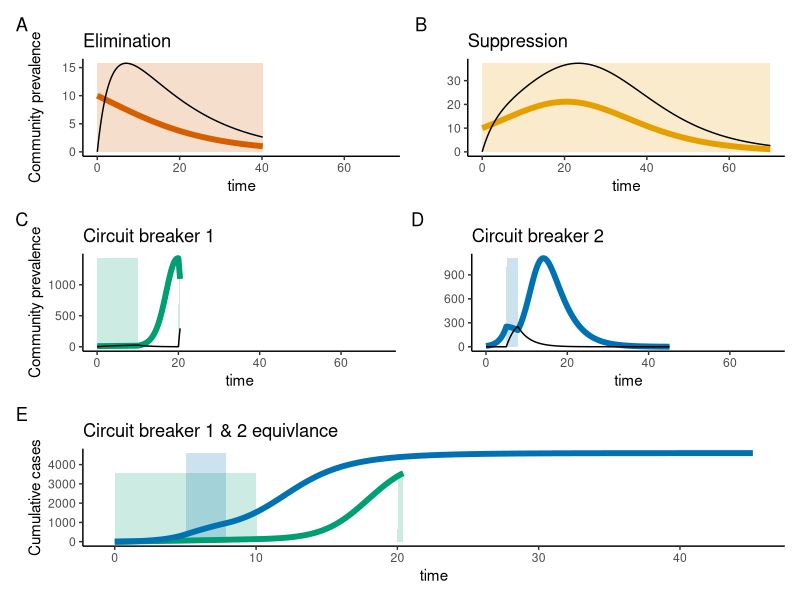

This figure's R source:
require(deSolve)
require(ggplot2)
require(patchwork)
cols <- c("#999999", "#E69F00", "#56B4E9", "#009E73", "#F0E442", "#0072B2", "#D55E00", "#CC79A7", "#66CC99")

### The aim of this code is to make a figure that illustrates
### the isolation-only strategy in terms of Hansen & Day
### in terms of the public health terminology that I defined
#### elimination, suppression, and circuit breaker.


##### Parameters
# max daily rate of community member isolation
u1max <- 0.7
# max daily rate of traveler isolation
u2max <- 0
# constraint on community member isolation
C1max <- 500
# constraint on traveller isolation
C2max <- 100
# transmission rate
beta<-.0002
# importation rate
theta<-2
theta<-0
mu<-0.334
# relative transmissibility of travellers
c<-1
T<-70
# daily vaccination rate
rho<-0
# start time for community isolation
tstart1<-0
# in case we wanted to do two switches
toff1 <- 1000 # currently set to not turn-off
# start time for restrictions on travellers
tstart2<-0


# community isolation function
u1fun<-function(t){
  u1 = u1max
  if(t<tstart1){
  u1 = 0}
  if(t<(toff1+10) & t>toff1){
    u1 = 0
  }
  return(u1)
}

# travel restrictions function
u2fun<-function(t){
  if(t>tstart2){
    u2 = u2max}
  else{
    u2 = 0
  }
  return(u2)
}

# This is designed to trigger termination of the simulation when I1>0.5
rootfun <- function(t, y, parameters){
  I1 = y[2]
  # However, with importations, it doesn't make sense to have this as
  # the endpoint of the simulation, so instead I just set Imin = 0 and have
  # the simulation end at T=100.
  y1 = 1 - I1 
  return(y1)
}


SI<-function(t, y, parameters){
  S = y[1]
  I1 = y[2]
  I2 = y[3]
  C1 = y[4]
  C2 = y[5]
  iso = y[6]
  u1 = u1fun(t)
  u2 = u2fun(t)
  
  if(C1 > C1max){
    u1 = 0
  }
  if(C2 > C2max){
    u2 = 0
  }
  
  dS = - beta*S*(I1 + c*I2) - rho*S
  dI1 = beta*S*(I1 + c*I2) - mu*I1 - u1*I1
  dI2 = theta - 2*mu*I2 - u2*I2
  dC1 = u1*I1
  dC2 = u2*I2
  diso = u1*I1 - mu*iso
  return(list(c(dS,dI1,dI2,dC1,dC2,diso)))
}

### ELIMINATION
out <- ode(y = c(S=5000,I1=10,I2=0,C1=0,C2=0,iso=0), parms = NULL, times = seq(0,T,.05), func = SI, events = list(func = NULL, root = TRUE, terminalroot = 1), rootfun=rootfun)
out<- data.frame(out)
J = cumsum(beta*out$S*(out$I1+c*out$I2)*diff(c(0,out$time)))
J.elim <- J
u = rep(0,length(J))
u[which(diff(c(out$C1[1],out$C1))*diff(c(0,out$time))>0.001)] = max(c(out$I1,out$iso))
out.elim <- data.frame(out,u=u)

g.elim = ggplot(out.elim, aes(x = time, y = I1)) +
  geom_ribbon(aes(ymin = 0, ymax = u), fill = cols[7], alpha = 0.2)+
  geom_line(color = cols[7], size = 2)+
  geom_line(aes(y=iso))+
  ggtitle("Elimination")+ylab("Community prevalence") + xlim(0,T)+theme_classic()

##### SUPPRESSION (same parameters except a lower u1max)
u1max <- 0.6
out <- ode(y = c(S=5000,I1=10,I2=0,C1=0,C2=0,iso=0), parms = NULL, times = seq(0,T,.05), func = SI, events = list(func = NULL, root = TRUE, terminalroot = 1), rootfun=rootfun)
out <- data.frame(out)
out.supp<-data.frame(out)
J = cumsum(beta*out$S*(out$I1+c*out$I2)*diff(c(0,out$time)))
J.supp <- J
u = rep(0,length(J))
u[which(diff(c(out$C1[1],out$C1))*diff(c(0,out$time))>0.001)] = max(c(out$I1,out$iso))
out.supp <- data.frame(out,u=u)

g.supp = ggplot(out.supp, aes(x = time, y = I1)) +
  geom_ribbon(aes(ymin = 0, ymax = u), fill = cols[2], alpha = 0.2)+
  geom_line(color = cols[2], size = 2)+
  geom_line(aes(y=iso))+ggtitle("Suppression")+ylab("") + xlim(0,T)+theme_classic()

###### CIRCUIT BREAKER (a lower value of the constraint)
### (also times of on and off to illustrate that timing doesn't matter)
C1max <- 400
toff1<-10
out <- ode(y = c(S=5000,I1=10,I2=0,C1=0,C2=0,iso=0), parms = NULL, times = seq(0,T,.05), func = SI, events = list(func = NULL, root = TRUE, terminalroot = 1), rootfun=rootfun)
out <- data.frame(out)
out.circ<-out
J = cumsum(beta*out$S*(out$I1+c*out$I2)*diff(c(0,out$time)))
u = rep(0,length(J))
u[which(diff(c(out$C1[1],out$C1))*diff(c(0,out$time))>0.001)] = max(c(out$I1,out$iso))
out.circ <- data.frame(out,u=u,J=J)
print(tail(out$C1,1))

g.circ = ggplot(out.circ, aes(x = time, y = I1)) +
  geom_ribbon(aes(ymin = 0, ymax = u), fill = cols[4], alpha = 0.2)+
  geom_line(color = cols[4], size = 2)+geom_line(aes(y=iso))+ggtitle("Circuit breaker 1")+ylab("Community prevalence") + xlim(0,T) + theme_classic()


#### A different circuit-breaker with the same parameters as above
tstart1<-5
toff1<-1000
out <- ode(y = c(S=5000,I1=10,I2=0,C1=0,C2=0,iso=0), parms = NULL, times = seq(0,T,.05), func = SI, events = list(func = NULL, root = TRUE, terminalroot = 1), rootfun=rootfun)
out <- data.frame(out)
out.circ.2<-out
print(tail(out$C1,1))
J = cumsum(beta*out$S*(out$I1+c*out$I2)*diff(c(0,out$time)))
u = rep(0,length(J))
u[which(diff(c(out$C1[1],out$C1))*diff(c(0,out$time))>0.001)] = max(c(out$I1,out$iso))
out.circ2 <- data.frame(out,u=u,J=J)
print(tail(out$C1,1))

g.circ.2 = ggplot(out.circ.2, aes(x = time, y = I1)) +
  geom_ribbon(aes(ymin = 0, ymax = u), fill = cols[6], alpha = 0.2)+
  geom_line(color = cols[6], size = 2)+
  geom_line(aes(y=iso))+
  ggtitle("Circuit breaker 2")+ylab("") + xlim(0,T) + theme_classic()



J.circ = ggplot()+
  geom_ribbon(data=out.circ,aes(x=time,ymin = 0, ymax = u*(max(J)/max(I1))), fill = cols[4], alpha = 0.2)+
  geom_ribbon(data=out.circ.2,aes(x=time,ymin = 0, ymax = u*(max(J)/max(I1))), fill = cols[6], alpha = 0.2)+
  geom_line(data=out.circ, aes(x = time, y = J),color = cols[4], size = 2)+
  geom_line(data=out.circ.2, aes(x = time, y = J),color = cols[6], size = 2)+ylab("Cumulative cases")+ggtitle("Circuit breaker 1 & 2 equivlance")+theme_classic()

g1=g.elim+g.supp
g2=g.circ+g.circ.2
fig = g1/g2/J.circ+
  plot_annotation(tag_levels = 'A')
ggsave("figures/Isolation_only_no_importations.pdf", width = 20, height = 15, units = "cm")
